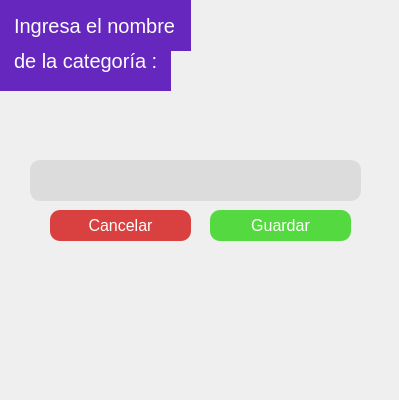
<?xml version="1.0" encoding="UTF-8"?>
<ui version="4.0">
 <class>Dialog</class>
 <widget class="QDialog" name="Dialog">
  <property name="geometry">
   <rect>
    <x>0</x>
    <y>0</y>
    <width>399</width>
    <height>400</height>
   </rect>
  </property>
  <property name="windowTitle">
   <string>Dialog</string>
  </property>
  <widget class="QLabel" name="textname_1">
   <property name="geometry">
    <rect>
     <x>0</x>
     <y>0</y>
     <width>191</width>
     <height>51</height>
    </rect>
   </property>
   <property name="styleSheet">
    <string notr="true">QLabel {
    background-color: #6527BE;
    color: white;
    font-size: 20px; /* Tamaño del texto */
    padding: 9px; /* Espaciado interno */
}</string>
   </property>
   <property name="text">
    <string>Ingresa el nombre</string>
   </property>
  </widget>
  <widget class="QPushButton" name="guardar">
   <property name="geometry">
    <rect>
     <x>210</x>
     <y>210</y>
     <width>141</width>
     <height>31</height>
    </rect>
   </property>
   <property name="font">
    <font>
     <pointsize>-1</pointsize>
    </font>
   </property>
   <property name="mouseTracking">
    <bool>true</bool>
   </property>
   <property name="styleSheet">
    <string notr="true">QPushButton {
    background-color: #55d940;
    border-radius: 10px;
    color: white;
    font-size: 16px; /* Tamaño del texto */
    padding: 8px; /* Espaciado interno */
}
QPushButton:pressed {
    background-color: #ffffff;
    color: black;
}
QPushButton:hover {
   border: 1px solid blue;
}
</string>
   </property>
   <property name="text">
    <string>Guardar</string>
   </property>
  </widget>
  <widget class="QLabel" name="background">
   <property name="geometry">
    <rect>
     <x>0</x>
     <y>0</y>
     <width>401</width>
     <height>401</height>
    </rect>
   </property>
   <property name="text">
    <string/>
   </property>
   <property name="pixmap">
    <pixmap>../images/background.png</pixmap>
   </property>
  </widget>
  <widget class="QPushButton" name="cancelar">
   <property name="geometry">
    <rect>
     <x>50</x>
     <y>210</y>
     <width>141</width>
     <height>31</height>
    </rect>
   </property>
   <property name="font">
    <font>
     <pointsize>-1</pointsize>
    </font>
   </property>
   <property name="mouseTracking">
    <bool>true</bool>
   </property>
   <property name="styleSheet">
    <string notr="true">QPushButton {
    background-color: #d94040;
    border-radius: 10px;
    color: white;
    font-size: 16px; /* Tamaño del texto */
    padding: 8px; /* Espaciado interno */
}
QPushButton:pressed {
    background-color: #ffffff;
    color: black;
}
QPushButton:hover {
   border: 1px solid blue;
}
</string>
   </property>
   <property name="text">
    <string>Cancelar</string>
   </property>
  </widget>
  <widget class="QLabel" name="textname_2">
   <property name="geometry">
    <rect>
     <x>0</x>
     <y>30</y>
     <width>171</width>
     <height>61</height>
    </rect>
   </property>
   <property name="styleSheet">
    <string notr="true">QLabel {
    background-color: #6527BE;
    color: white;
    font-size: 20px; /* Tamaño del texto */
    padding: 9px; /* Espaciado interno */
}</string>
   </property>
   <property name="text">
    <string>de la categoría :</string>
   </property>
  </widget>
  <widget class="QPushButton" name="borrar">
   <property name="geometry">
    <rect>
     <x>320</x>
     <y>160</y>
     <width>41</width>
     <height>41</height>
    </rect>
   </property>
   <property name="autoFillBackground">
    <bool>false</bool>
   </property>
   <property name="styleSheet">
    <string notr="true">QPushButton:hover {    
    border-radius: 9px;
    margin-bottom: 0px;
}

QPushButton {
   
       border-radius: 10px;
                background-clip: border;
               
                color: rgb(0, 0, 0);
                font: 13pt Vazir;
               
              
                font-family: Helvetica;
                font-size: 14pt;
  
}</string>
   </property>
   <property name="text">
    <string/>
   </property>
   <property name="icon">
    <iconset>
     <normaloff>../images/borrar.png</normaloff>../images/borrar.png</iconset>
   </property>
   <property name="iconSize">
    <size>
     <width>25</width>
     <height>25</height>
    </size>
   </property>
  </widget>
  <widget class="MyTextEdit" name="inputtext_create_cat">
   <property name="geometry">
    <rect>
     <x>30</x>
     <y>160</y>
     <width>331</width>
     <height>41</height>
    </rect>
   </property>
   <property name="styleSheet">
    <string notr="true">QTextEdit {
    font-size: 14pt;
    font-family: Helvetica;
}

QTextEdit:hover {
    border: 1px solid blue;
    border-radius: 9px;
    margin-bottom: 0px;
}

QTextEdit {
                border-radius: 10px;
                background-clip: border;
                background-color: rgb(220, 220,220);
                color: rgb(0, 0, 0);
                font: 13pt Vazir;
                border:0.5px solid;
                border-color: rgb(220, 220,220);
                font-family: Helvetica;
                font-size: 14pt;
            }

</string>
   </property>
   <property name="acceptRichText">
    <bool>true</bool>
   </property>
  </widget>
  <zorder>background</zorder>
  <zorder>cancelar</zorder>
  <zorder>textname_2</zorder>
  <zorder>textname_1</zorder>
  <zorder>guardar</zorder>
  <zorder>inputtext_create_cat</zorder>
  <zorder>borrar</zorder>
 </widget>
 <customwidgets>
  <customwidget>
   <class>MyTextEdit</class>
   <extends>QTextEdit</extends>
   <header>main</header>
   <slots>
    <slot>setupUi()</slot>
   </slots>
  </customwidget>
 </customwidgets>
 <resources/>
 <connections/>
</ui>
